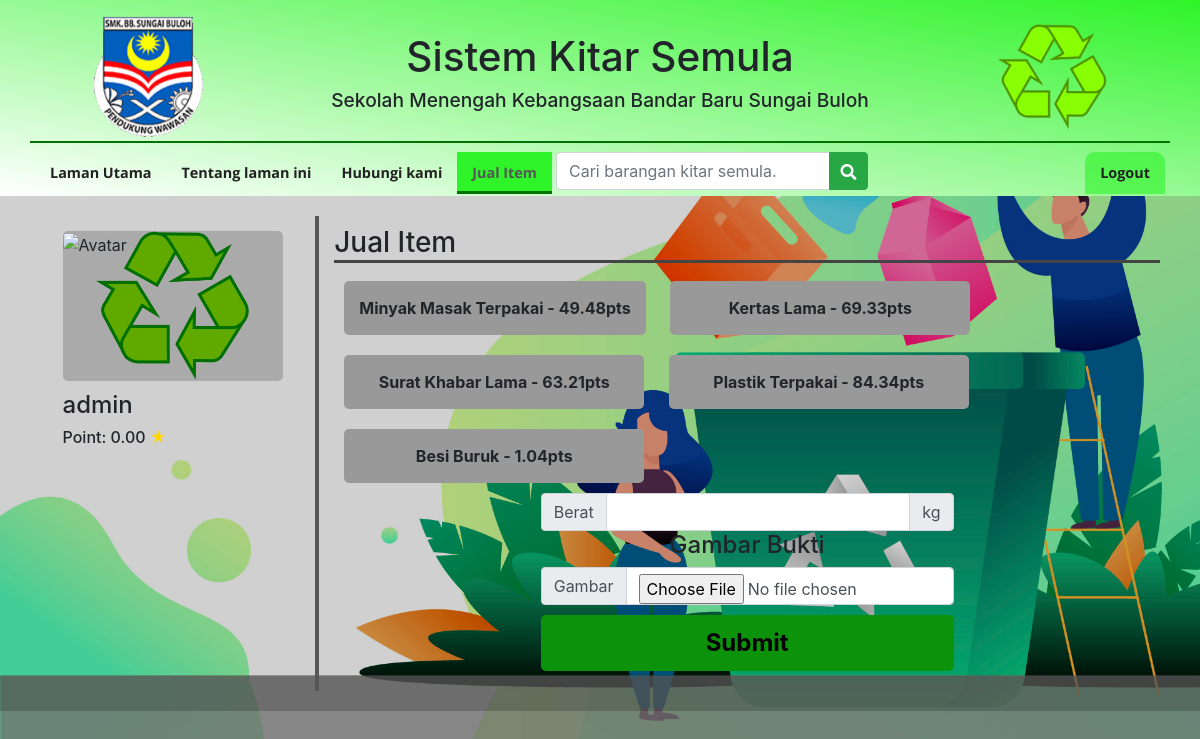
Screenshot of /jual/index.php (signed in) with the database file from the repository.
### tables this page shows
CREATE TABLE IF NOT EXISTS `pengguna` (
  `id` int(20) NOT NULL AUTO_INCREMENT,
  `nokp` varchar(20) NOT NULL,
  `status` enum('admin','pengguna') NOT NULL DEFAULT 'pengguna',
  `nama` varchar(255) NOT NULL,
  `katalaluan` varchar(255) NOT NULL,
  `email` varchar(255) NOT NULL,
  `avatar` text DEFAULT NULL,
  `point` double(10,2) DEFAULT 0.00,
  PRIMARY KEY (`id`,`nokp`)
);

CREATE TABLE IF NOT EXISTS `item_kitar_semula` (
  `idItem` varchar(20) NOT NULL,
  `namaItem` varchar(200) NOT NULL,
  `hargaPerKiloItem` double(10,2) NOT NULL DEFAULT 0.00,
  PRIMARY KEY (`idItem`)
);

### assets/php/base.php (called while the page is built, shortened)
<?php
include("connection.php");
function getUser($userId) {
    global $condb;
    $sql = "SELECT * FROM pengguna WHERE id = '$userId'";
    $run_sql = mysqli_query($condb, $sql);
    return $run_sql->fetch_assoc();
}
?>

### jual/index.php (the view, shortened to what this page needs)
<?php
include("../assets/php/connection.php");
include("../assets/php/base.php");
?>
<!DOCTYPE html>
<html>
<head>
    <link rel="stylesheet" href="assets/css/bootstrap.min.css">
    <link rel="stylesheet" href="assets/css/style.css">
    <link rel="stylesheet" href="https://use.fontawesome.com/releases/v5.7.1/css/all.css">
</head>
<body>
    <?php
    include("../assets/template/navbar.template.php");
    ?>
    <main>
        <div class="jual container">
            <div class="profile-section">
                <div class="avatar">
                    <img src="<?=$_SESSION["avatar_link"]?>" alt="Avatar">
                </div>
                <div class="bio">
                    <div class="nama">
                        <h4><?=$_SESSION['nama']?></h4>
                    </div>
                    <div class="point-container">
                        <h6>
                            Point:
                            <div class="point d-inline">
                                <span><?=getUser((int)$_SESSION["id"])["point"]?></span>
                            </div>
                            <span class="star-point" style="color: gold;">
                            </span>
                        </h6>
                    </div>
                </div>
            </div>
            <div class="sell-section">
                <h3>Jual Item</h3>
                <form action="jual/jual.php" method="POST" enctype="multipart/form-data">
                    <div class="options">
                        <?php
                            $sql_item = "SELECT * FROM item_kitar_semula";
                            $items = [];
                            $run_sql_item = mysqli_query($condb, $sql_item);
                            while($item = mysqli_fetch_assoc($run_sql_item)) {
                            array_push($items, $item);
                            }
                            foreach($items as $item) {
                            ?>
                        <div class="option">
                            <label for="<?=$item['namaItem']?>"><?=$item['namaItem']?> -
                                <?=$item['hargaPerKiloItem']?>pts</label>
                        </div>
                        <?php
                            }
                        ?>
                    </div>
                    <div class="input-group w-50 m-auto">
                        <div class="input-group-prepend">
                            <div class="input-group-text">Berat</div>
                        </div>
                        <input type="text" name="berat" id="" class="form-control">
                        <div class="input-group-append">
                            <div class="input-group-text">kg</div>
                        </div>
                    </div>
                    <div class="proof" class="text-align" style="text-align: center;">
                        <h4>Gambar Bukti</h4>
                        <div class="input-group w-50 mr-auto ml-auto">
                            <div class="input-group-prepend">
                                <label for="proof" class="input-group-text">Gambar</label>
                            </div>
                            <input type="file" name="proof" id="proof" accept="image/*" onchange="readFile(this)"
                                class="form-control">
                        </div>
                    </div>
                    <div class="submit">
                        <input type="submit" value="Submit">
                    </div>
                </form>
            </div>
        </div>
    </main>
    <link rel="stylesheet" href="jual/jual.min.css">
</body>
</html>

### assets/css/style.css (style rules this page uses)
* { padding: 0px; margin: 0px; -webkit-box-sizing: border-box; box-sizing: border-box; -webkit-box-pack: center; -ms-flex-pack: center; justify-content: center; }
body { background-color: #91df90; background-image: url("../img/bg-landing.jpg"); background-attachment: fixed; background-repeat: no-repeat; background-size: cover; margin: 0px auto; max-width: 1500px; }
img { max-width: 100%; max-height: 100%; }
main { background-color: #ffffffee; }

### rows the page displays
pengguna: point "0.00"
item_kitar_semula: namaItem "Minyak Masak Terpakai", hargaPerKiloItem "49.48"
item_kitar_semula: namaItem "Kertas Lama", hargaPerKiloItem "69.33"
item_kitar_semula: namaItem "Surat Khabar Lama", hargaPerKiloItem "63.21"
item_kitar_semula: namaItem "Plastik Terpakai", hargaPerKiloItem "84.34"
item_kitar_semula: namaItem "Besi Buruk", hargaPerKiloItem "1.04"

### other values shown
$_SESSION['nama'] "admin"
